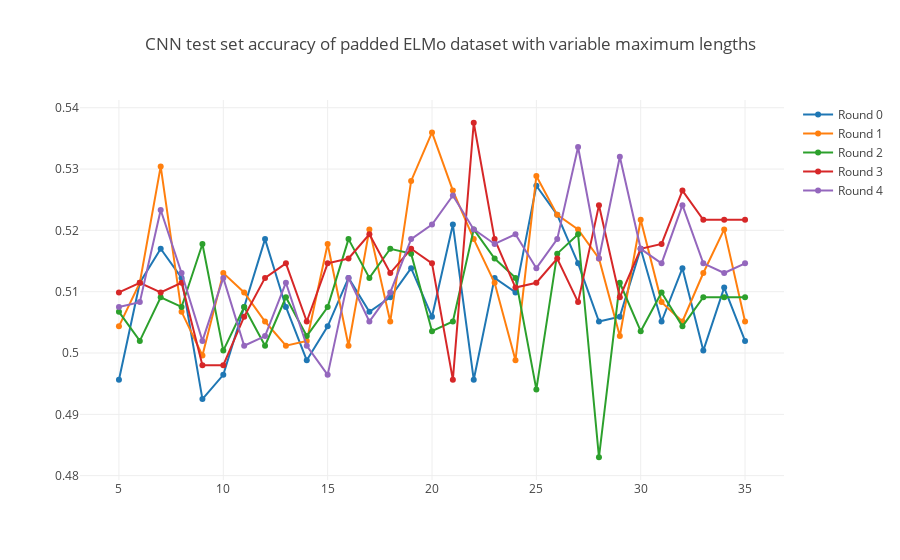

Notebook code cell kept with this figure:
### Code cell
traces = cnn_elmo_rounds

# Create traces
def create_scatter(counter):
    acc_dict = traces[counter]
    
    return go.Scatter(
        x = list(acc_dict.keys()),
        y = list(acc_dict.values()),
        mode = 'lines+markers',
        name = 'Round ' + str(counter)
    )

trace_data = [create_scatter(trace) for trace in range(len(traces))]

layout = go.Layout(
    title = 'CNN test set accuracy of padded ELMo dataset with variable maximum lengths',
)

fig = go.Figure(data = trace_data, layout = layout)

iplot(fig)
